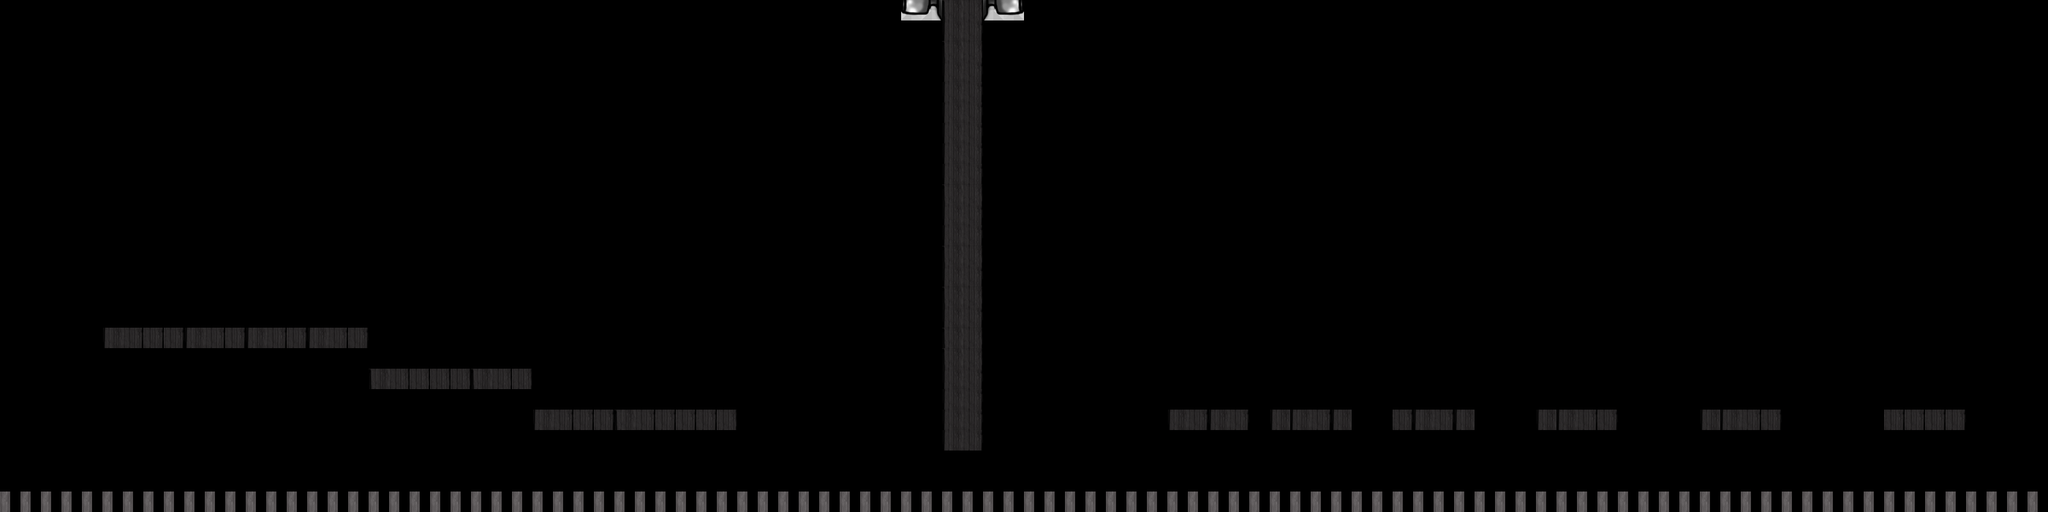

Rendered tile map (Tiled .tmx) drawn with the repository's tilesets; below, a short description and the map source with its tile grids summarised:
An orthogonal 100x25 tile map with 32x32 px tiles, 1 tile layer (Tile Layer 1).

<map version="1.0" orientation="orthogonal" width="100" height="25" tilewidth="32" tileheight="32">
 <tileset firstgid="1" name="1.2.3" tilewidth="32" tileheight="32">
  <image source="../Art/1.2.3.png" trans="ff00ff" width="128" height="128" />
 </tileset>
 <layer name="Tile Layer 1" width="100" height="25">
  <data>[2500 cells, 203 non-empty, 9 distinct tile ids]</data>
 </layer>
</map>